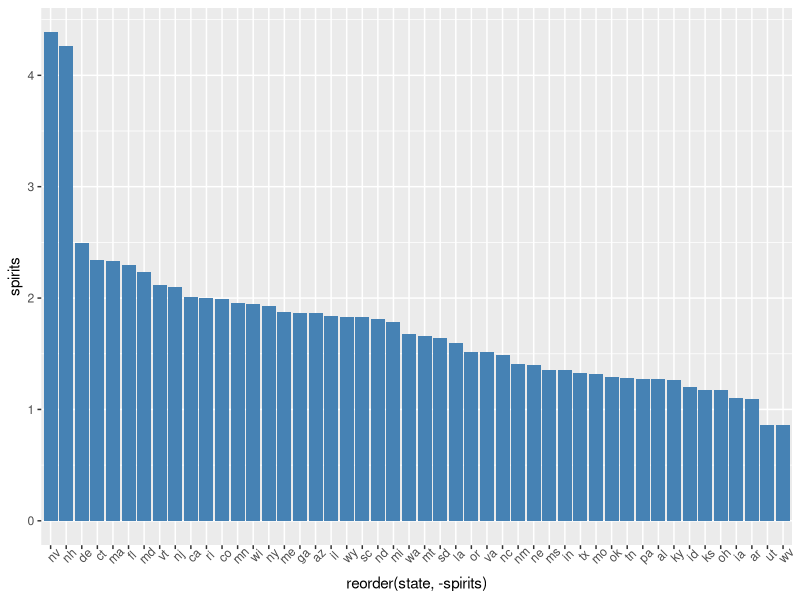
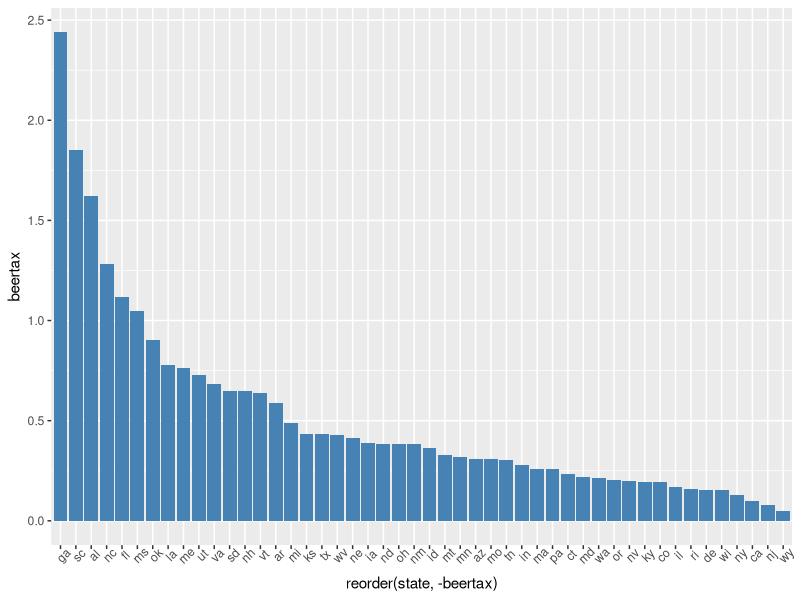
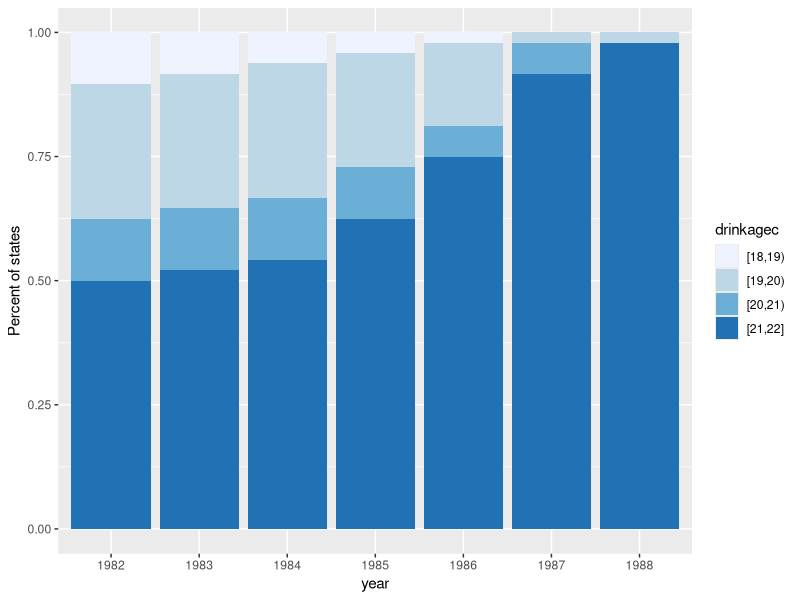
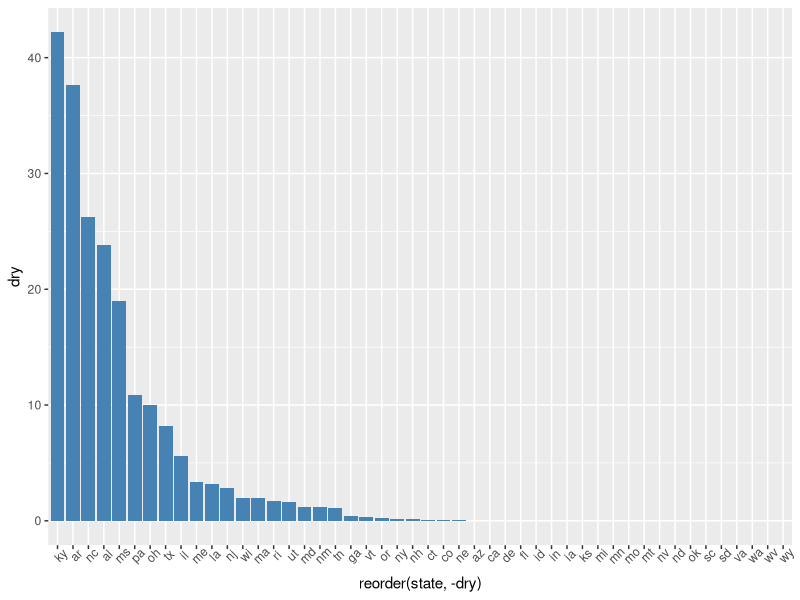
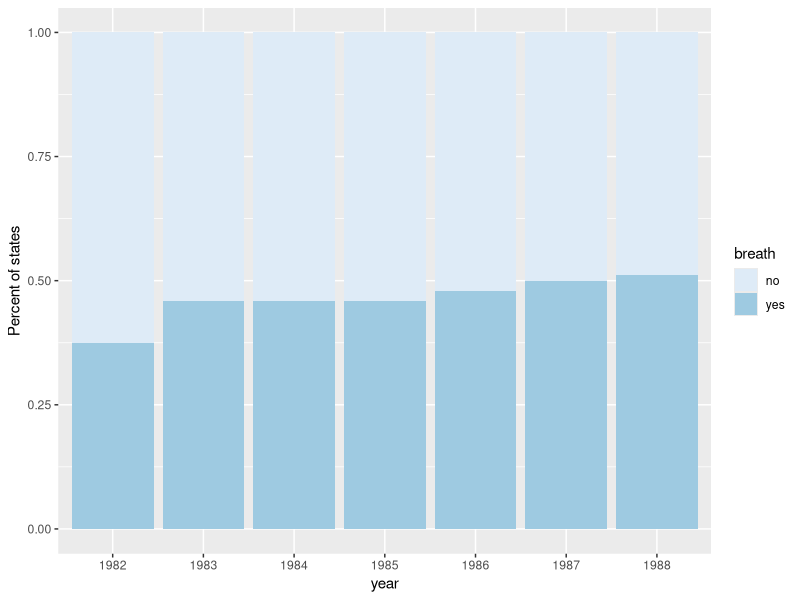
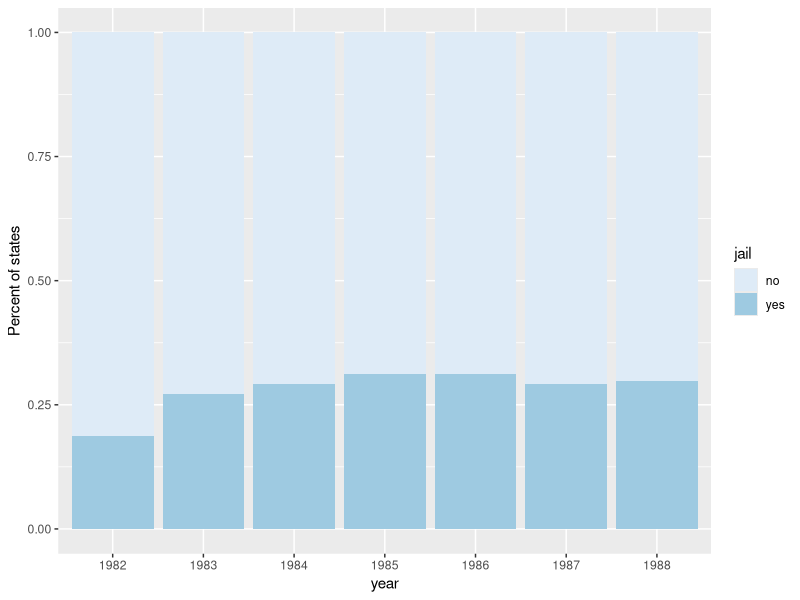
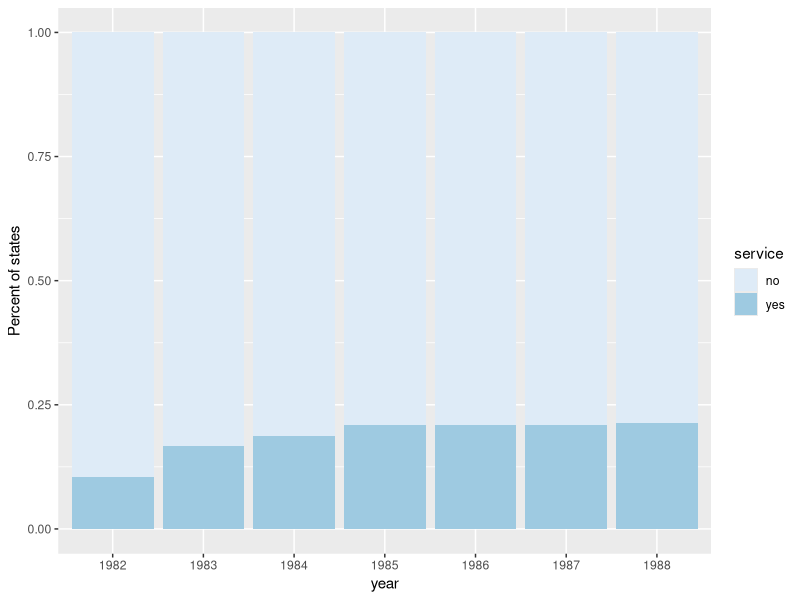
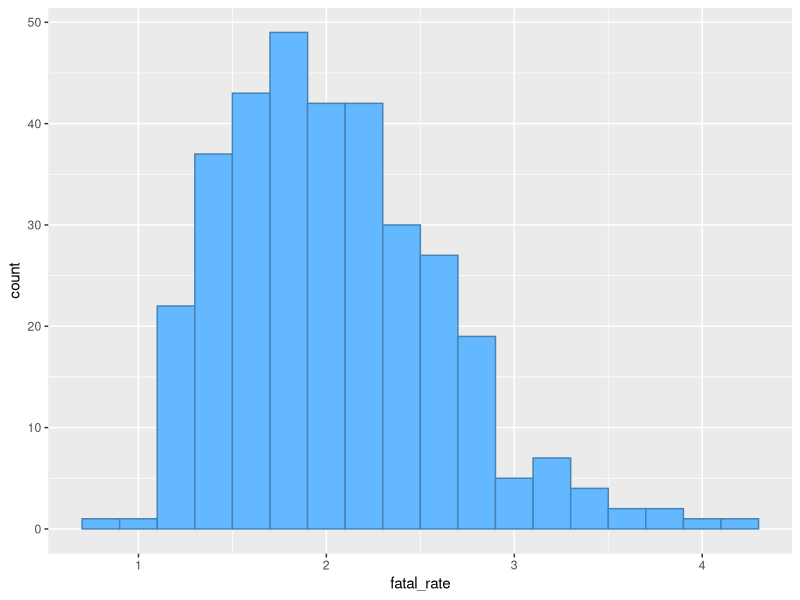

Recreate these plots in R, in order.
## ---- chunk 1
knitr::opts_chunk$set(echo = TRUE)
## ---- chunk 2
library(tidyverse)
library(AER)
library(ggplot2)
## ---- chunk 3
data('Fatalities')
names(Fatalities)
drunkdrive = Fatalities[c("state","year","spirits","beertax","drinkage","dry","breath","jail","service","fatal","nfatal","afatal","pop")]
## ---- chunk 4
## data inspect
sapply(drunkdrive,class)
# identify missing values
summary(drunkdrive)
drunkdrive[!complete.cases(drunkdrive),] # california 1988 jail service
drunkdrive = na.omit(drunkdrive)
# calculate fatal_rate and afatal_rate as #fatal/10000 people
drunkdrive <- drunkdrive %>% mutate(fatal_rate = 10000*fatal/pop,afatal_rate = 10000*afatal/pop)
## ---- chunk 5
# EDA: univariate visualization
factor1 = names(drunkdrive) %in% c("year","breath","jail","service")
factor2 = names(drunkdrive) %in% c("state","breath","jail","service")
state_mean = aggregate(.~state,data=drunkdrive[,!factor1], FUN = "mean")
year_mean = aggregate(.~year,data=drunkdrive[,!factor2], FUN = "mean")


#state mean spirits consumption ordered bar chart
ggplot(state_mean,aes(x=reorder(state,-spirits),y=spirits)) + geom_bar(stat = "identity",fill = "steelblue")+theme(axis.text.x = element_text(angle=45))
#state mean beertax ordered bar chart
ggplot(state_mean,aes(x=reorder(state,-beertax),y=beertax)) + geom_bar(stat = "identity",fill = "steelblue")+theme(axis.text.x = element_text(angle=45))
# drinkage: categorized to four levels: [18,19),[19,20),[20,21),[21,22])
drinkagec <- cut(drunkdrive$drinkage,
  breaks = 18:22, include.lowest = TRUE, right = FALSE)
drunkdrive <- drunkdrive %>% mutate(drinkagec = drinkagec)
# stacked barchart of drinkage for each year (many states changed their min. drinking age over yers)
drinkage_year = drunkdrive %>% group_by(year,drinkagec) %>%summarise(state_number = n())
ggplot(drinkage_year,aes(x=year,y=state_number,fill=drinkagec))+geom_bar(position="Fill",stat="identity") + labs(y="Percent of states", legend = "Minium drinking age") + scale_fill_brewer(palette="Blues")
# state_mean dry ordered bar chart
ggplot(state_mean,aes(x=reorder(state,-dry),y=dry)) + geom_bar(stat = "identity",fill = "steelblue")+theme(axis.text.x = element_text(angle=45))
# stacked barchart of breath for each year (many states changed their min. drinking age over yers)
breath_year = drunkdrive %>% group_by(year,breath) %>%summarise(state_number = n())
ggplot(breath_year,aes(x=year,y=state_number,fill=breath))+geom_bar(position="Fill",stat="identity") + labs(y="Percent of states", legend = "Prelim breath test law?") + scale_fill_brewer(palette="Blues")
# stacked barchart of jail for each year (many states changed their min. drinking age over yers)
jail_year = drunkdrive %>% group_by(year,jail) %>%summarise(state_number = n())
ggplot(jail_year,aes(x=year,y=state_number,fill=jail))+geom_bar(position="Fill",stat="identity") + labs(y="Percent of states", legend = "Mandatory jail sentence?") + scale_fill_brewer(palette="Blues")
# stacked barchart of jail for each year (many states changed their min. drinking age over yers)
service_year = drunkdrive %>% group_by(year,service) %>%summarise(state_number = n())
ggplot(service_year,aes(x=year,y=state_number,fill=service))+geom_bar(position="Fill",stat="identity") + labs(y="Percent of states", legend = "Mandatory community service?") + scale_fill_brewer(palette="Blues")
# state_mean fatal_rate histogram
ggplot(drunkdrive,aes(x=fatal_rate))+geom_histogram(binwidth = 0.2, color='steelblue',fill='steelblue1')
# state_mean afatal_rate histogram
ggplot(drunkdrive,aes(x=afatal_rate))+geom_histogram(binwidth = 0.1, color='steelblue',fill='steelblue1')
